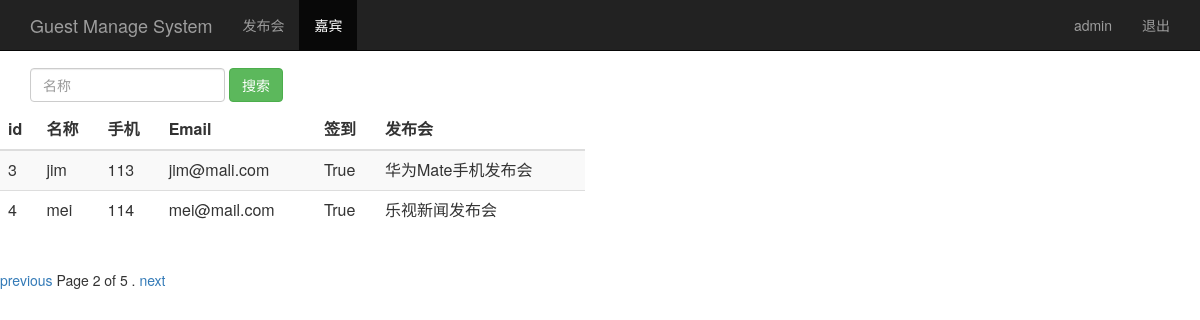
The page /guest_manage/?page=2 (signed in) on the database its author committed.
### guest/sign/models.py (models this page shows, shortened)
class Guest(models.Model):
    event = models.ForeignKey('Event',on_delete=models.CASCADE)                    # 关联发布会 id，必须有位置参数on_delete
    realname = models.CharField(max_length=64)          # 姓名，字符类型数据,必须指定长度
    phone = models.CharField(max_length=16)             # 手机号，字符类型数据,必须指定长度
    email = models.EmailField()                         # 邮箱，电子邮件类型数据
    sign = models.BooleanField()                        # 签到状态，存放布尔类型数据
    create_time = models.DateTimeField(auto_now=True)   # 创建时间(自动获取当前时间)，日期时间类型格式数据
    class Meta:
        unique_together=("event","phone")

class Event(models.Model):
    name=models.CharField(max_length=100)               #发布会标题，字符类型数据,必须指定长度
    limit=models.IntegerField()                        #参会人数，存放integer整型数据
    status=models.BooleanField()                       #状态，存放布尔类型数据
    address= models.CharField(max_length=200)                        #地址，字符类型数据,必须指定长度
    start_time = models.DateTimeField('events time')   #发布会时间，日期型数据
    create_time = models.DateTimeField(auto_now=True)  #创建时间(自动获取当前时间)
    def __str__(self):
        return self.name

### guest/sign/views.py (the view)
# urls.py: path('guest_manage/',views.guest_manage),
@login_required
def guest_manage(request):
    username=request.session.get("user","")
    guest_list=Guest.objects.all()
    paginator=Paginator(guest_list,2)
    page=request.GET.get('page')
    try:
        contacts=paginator.page(page)
    except PageNotAnInteger:
        contacts = paginator.page(1)
    except EmpyPage:
        contacts = paginator.page(paginator.num_pages)
    return render(request,"guest_manage.html",{"user":username,"guests":contacts})

### guest/sign/templates/guest_manage.html (shortened to what this page needs)
<html lang="zh-CN">
    <head>
        {% load bootstrap3 %}
        {% bootstrap_css %}
    <head>
    <body role="document">
        <nav class= "navbar navbar-inverse navbar-fixed-top">
            <div class="container">
                <div class="navbar-header">
                    <a class="navbar-brand" href="/event_manage/">Guest Manage System</a>
                </div>
                <div id="navbar" class="collapse navbar-collapse">
                    <ul class="nav navbar-nav">
                        <li><a href="/event_manage">发布会</a></li>
                        <li class="active"><a href="#">嘉宾</a></li>
                    </ul>
                    <ul class="nav navbar-nav navbar-right">
                        <li><a href="#">{{user}}</a></li>
                        <li><a href="/logout/">退出</a></li>
                    </ul>
                </div>
            </div>
        </nav>
        <div calss="page-header" style="padding-top:60px;">
            <div id="navbar" class="navbar-collapse collapse">
                <form class="navbar-form" method="get" action="/search_guest_name/">
                    <div class="form=group">
                        <input name="realname" type="text" placeholder="名称" class="form-control">
                        <button type="submit" class="btn btn-success">搜索</button>
                    </div>
                </form>
            </div>
        </div>
        <div class="row" style="padding -top: 80px;">
            <div class="col-md-6">
                <table class=" table table-striped">
                    <thead>
                        <tr>
                            <th>id</th>
                            <th>名称</th>
                            <th>手机</th>
                            <th>Email</th>
                            <th>签到</th>
                            <th>发布会</th>
                        </tr>
                    </thead>
                    <tbody>
                        {% for guest in guests %}
                            <tr>
                                <td>{{ guest.id }}</td>
                                <td>{{ guest.realname }}</td>
                                <td>{{ guest.phone }}</td>
                                <td>{{ guest.email }}</td>
                                <td>{{ guest.sign }}</td>
                                <td>{{ guest.event }}</td>
                            </tr>
                        {% endfor %}
                    </tbody>
                </table>
            </div>
        </div>
        <div class="pagination">
            <span class="step-links">
                {% if guests.has_previous %}
                    <a href="?page={{ guests.previous_page_number }}">previous</a>
                {% endif %}
                    <span class="current">
                    Page {{ guests.number}} of {{ guests.paginator.num_pages }} .
                    </span>
                {% if guests.has_next %}
                    <a href="?page={{ guests.next_page_number }}">next</a>
                {% endif %}
            </span>
        </div>
    </body>
</html>

### rows shown on the page
Guest: id "3", realname "jim", phone "113", email "jim@mali.com", sign "True", event "华为Mate手机发布会"
Guest: id "4", realname "mei", phone "114", email "mei@mail.com", sign "True", event "乐视新闻发布会"

### other values the page prints
{{ user }} "admin"
{{ guests.number }} "2"
{{ guests.paginator.num_pages }} "5"
